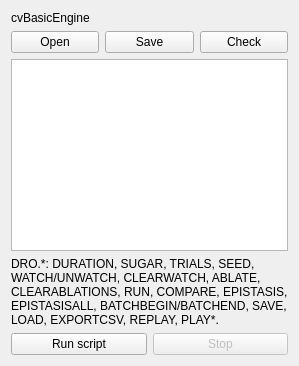
           <widget class="QWidget" name="scriptTab">
            <attribute name="icon">
             <iconset resource="drosofila.qrc">
              <normaloff>:/drosofila/images/script.png</normaloff>:/drosofila/images/script.png</iconset>
            </attribute>
            <attribute name="title">
             <string>Script</string>
            </attribute>
            <layout class="QVBoxLayout" name="scriptTabLayout">
             <item>
              <widget class="QLabel" name="scriptEngineInfoLB">
               <property name="toolTip">
                <string>Public CvBasicEngine facade linked through cvBasicEngine.lib.</string>
               </property>
               <property name="text">
                <string>cvBasicEngine</string>
               </property>
               <property name="textInteractionFlags">
                <set>Qt::TextSelectableByMouse</set>
               </property>
              </widget>
             </item>
             <item>
              <layout class="QHBoxLayout" name="scriptFileButtonsLayout">
               <item>
                <widget class="QPushButton" name="scriptOpenPB">
                 <property name="toolTip">
                  <string>Open a cvBasic/drosofilaLive script from disk.</string>
                 </property>
                 <property name="text">
                  <string>Open</string>
                 </property>
                </widget>
               </item>
               <item>
                <widget class="QPushButton" name="scriptSavePB">
                 <property name="toolTip">
                  <string>Save the current script text.</string>
                 </property>
                 <property name="text">
                  <string>Save</string>
                 </property>
                </widget>
               </item>
               <item>
                <widget class="QPushButton" name="scriptCheckPB">
                 <property name="toolTip">
                  <string>Check cvBasic syntax using the native DRO.* host commands registered in CvBasicEngine.</string>
                 </property>
                 <property name="text">
                  <string>Check</string>
                 </property>
                </widget>
               </item>
              </layout>
             </item>
             <item>
              <widget class="QPlainTextEdit" name="scriptEditorTE">
               <property name="toolTip">
                <string>cvBasic source. drosofilaLive commands use the reserved DRO.* namespace and accept normal cvBasic expressions, variables and control flow.</string>
               </property>
               <property name="lineWrapMode">
                <enum>QPlainTextEdit::NoWrap</enum>
               </property>
              </widget>
             </item>
             <item>
              <widget class="QLabel" name="scriptCommandsLB">
               <property name="text">
                <string>DRO.*: DURATION, SUGAR, TRIALS, SEED, WATCH/UNWATCH, CLEARWATCH, ABLATE, CLEARABLATIONS, RUN, COMPARE, EPISTASIS, EPISTASISALL, BATCHBEGIN/BATCHEND, SAVE, LOAD, EXPORTCSV, REPLAY, PLAY*.</string>
               </property>
               <property name="wordWrap">
                <bool>true</bool>
               </property>
              </widget>
             </item>
             <item>
              <layout class="QHBoxLayout" name="scriptRunButtonsLayout">
               <item>
                <widget class="QPushButton" name="scriptRunPB">
                 <property name="toolTip">
                  <string>Execute cvBasic with native DRO.* commands, then process the resulting experiment queue through ExperimentController.</string>
                 </property>
                 <property name="text">
                  <string>Run script</string>
                 </property>
                </widget>
               </item>
               <item>
                <widget class="QPushButton" name="scriptStopPB">
                 <property name="enabled">
                  <bool>false</bool>
                 </property>
                 <property name="toolTip">
                  <string>Cancel remaining script commands. The current DRO.RUN, DRO.COMPARE or DRO.EPISTASIS LIF operation is allowed to finish so partial scientific results are never published.</string>
                 </property>
                 <property name="text">
                  <string>Stop</string>
                 </property>
                </widget>
               </item>
              </layout>
             </item>
            </layout>
           </widget>
